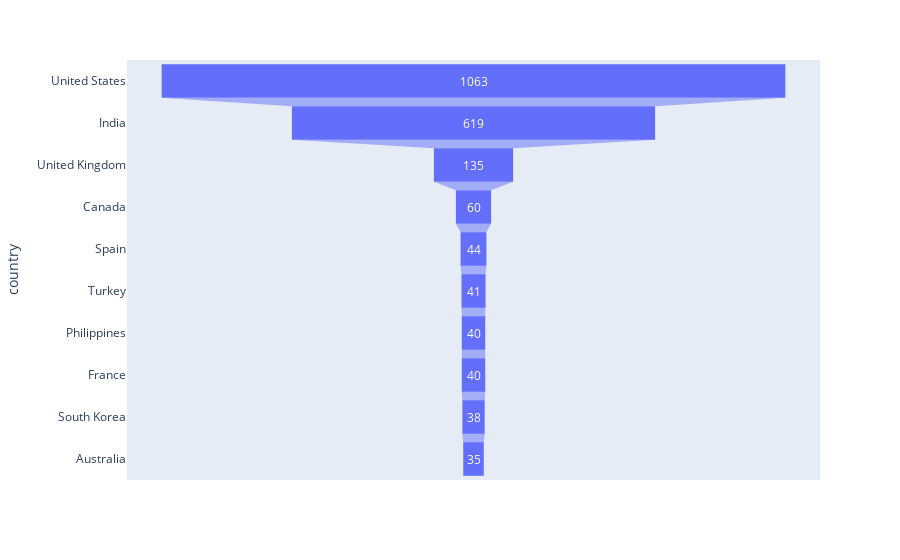

This figure's notebook cell:
### Code cell
import plotly.express as px
data = dict(
    number=[1063,619,135,60,44,41,40,40,38,35],
    country=["United States", "India", "United Kingdom", "Canada", "Spain",'Turkey','Philippines','France','South Korea','Australia'])
fig = px.funnel(data, x='number', y='country')
fig.show()

### Figure 1 — Plotly figure (JSON) as saved in the notebook; plotly's stock layout.template omitted (floating-point values rounded to 4 significant figures)
{"data": [{"hovertemplate": "number=%{x}<br>country=%{y}<extra></extra>", "legendgroup": "", "marker": {"color": "#636efa"}, "name": "", "orientation": "h", "showlegend": false, "type": "funnel", "x": [1063, 619, 135, 60, 44, 41, 40, 40, 38, 35], "xaxis": "x", "y": ["United States", "India", "United Kingdom", "Canada", "Spain", "Turkey", "Philippines", "France", "South Korea", "Australia"], "yaxis": "y"}], "layout": {"legend": {"tracegroupgap": 0}, "margin": {"t": 60}, "xaxis": {"anchor": "y", "domain": [0, 1], "title": {"text": "number"}}, "yaxis": {"anchor": "x", "domain": [0, 1], "title": {"text": "country"}}}}
